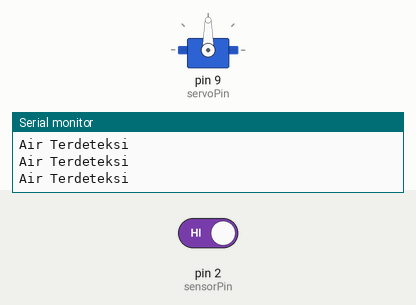
This sketch was run on a simulated Arduino Uno, built with avr-gcc and run on an emulated ATmega328P. On the bench: servo, the last lines printed to the serial monitor. The inputs (shaded band) are chosen by the test bench; at power-on: pin 2 (sensorPin) HIGH.

Above: at 3.8 s.
3.9 s: pin 2 (sensorPin) driven LOW
At 5.7 s:
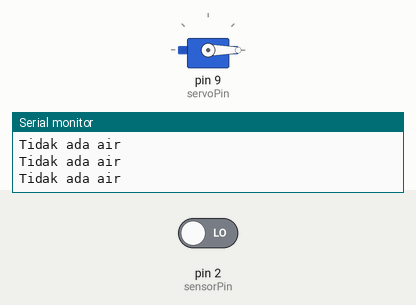
6.0 s: pin 2 (sensorPin) driven HIGH
At 7.1 s:
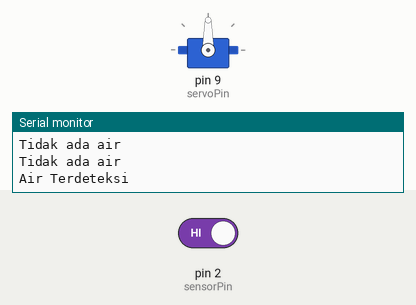
Timing chart, 0 to 9.0 s (numbered marks = the images above; inputs shaded):
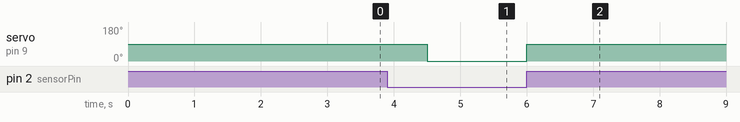

Measured:
- after the input at 3.9 s, servo on pin 9 (servoPin): 90° → 0° after 0.60 s
- after the input at 6.0 s, servo on pin 9 (servoPin): 0° → 90° at once

The sketch:

SENSORAIR.ino
```cpp
#include <Servo.h>
Servo myServo;
const int sensorPin = 2;
const int servoPin = 9;
void setup() {
  // put your setup code here, to run once:
  pinMode(sensorPin, INPUT);
  myServo.attach(servoPin);
  myServo.write(0);
  Serial.begin(9600);
}

void loop() {
  // put your main code here, to run repeatedly:
  int sensorValue = digitalRead(sensorPin);
  if(sensorValue == LOW){
    Serial.println("Tidak ada air");
    myServo.write(0);
  }else{
    Serial.println("Air Terdeteksi");
    myServo.write(90);
    delay(1000);
  }
  delay(500);
}
```
